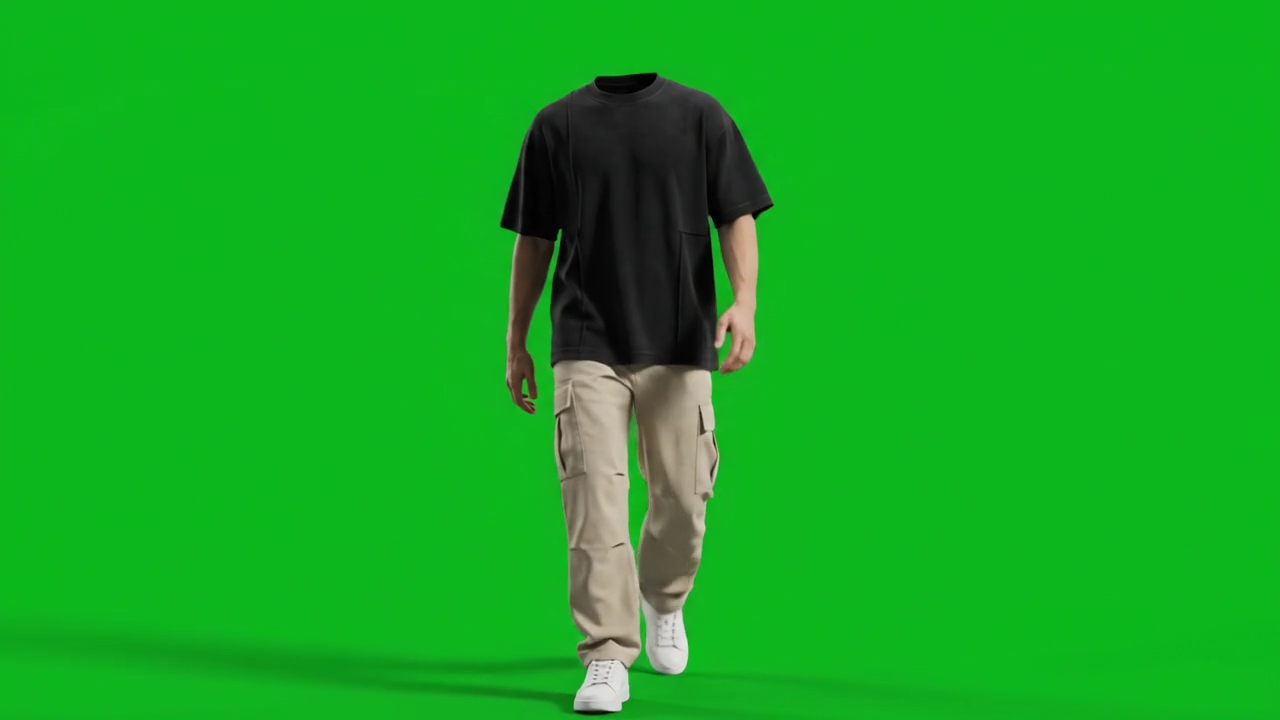
#> input picture dataaa/Mannequin_walking_streetwear_outfit_20261010022633_frames/frame_002.jpg, 1280 x 720 px
$ python -i process-walk.py   (imports and definitions only)
#> lines starting #> are read from the running program, lines starting #| are printed output that depends on the picture
"""Export every supplied frame with a garment-safe transparent matte.

Install scripts/frame-requirements.txt first. U2-Net runs only during asset
preparation; no model, Python runtime or segmentation work ships to the browser.
The official model is cached in the ignored .qa directory and checksum-verified.
"""
from pathlib import Path
from concurrent.futures import ProcessPoolExecutor
import argparse
import hashlib
import json
import sys
import urllib.request

ROOT = Path(__file__).resolve().parents[1]
TEMP_PACKAGES = ROOT / ".qa/python-packages"
if TEMP_PACKAGES.exists():
    sys.path.insert(0, str(TEMP_PACKAGES))
import cv2
import numpy as np
import onnxruntime as ort
from PIL import Image, ImageDraw

SOURCES = [
    ("transformation", "Mannequin_outfit_transforming_wh__20261010150210_frames"),
    ("walking", "Ghost_mannequin_walking_color_tr__20261010152817_frames"),
]
ASSET_ROOT = "/animations/awm-outfit-sequence-clean"
MATTE_REVISION = 3
OUT = ROOT / "public" / ASSET_ROOT.lstrip("/")
MODEL_URL = "https://github.com/danielgatis/rembg/releases/download/v0.0.0/u2net.onnx"
MODEL_MD5 = "60024c5c889badc19c04ad937298a77b"
INPUT_CROP = (438, 35, 831, 720)
OUTPUT_CROP = (458, 45, 811, 720)
session = None


# [47 lines left out: functions initialize, clean_edges, not called in this run]


def matte(path):
    original = Image.open(path).convert("RGB")
#> original is the input picture: PIL image 1280x720 RGB; mean R, G, B 20.6, 169.7, 33.9
    if original.size != (1280, 720):
        raise ValueError(f"Unexpected source dimensions: {path}")
    image = original.crop(INPUT_CROP)
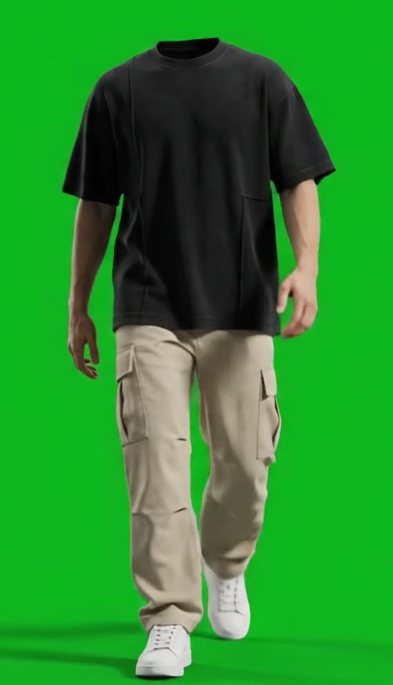
#> image: PIL image 393x685 RGB; mean R, G, B 41.6, 139.7, 45.5
    rgb = np.asarray(image).copy()
    # Semantic foreground seeds preserve green-lit fabric, unlike a chroma key.
    tensor = np.asarray(image.resize((320, 320), Image.Resampling.LANCZOS), dtype=np.float32)
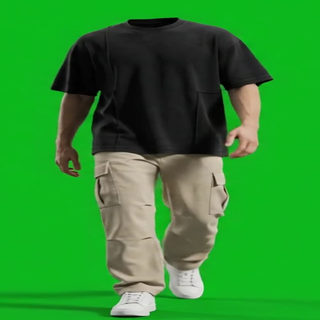
#> tensor: shape (320, 320, 3) float32; mean R, G, B 41.6, 139.7, 45.5
    tensor = (tensor / max(tensor.max(), 1) - [.485, .456, .406]) / [.229, .224, .225]
#> (the run stopped early here; a loop or call above may not have finished)
